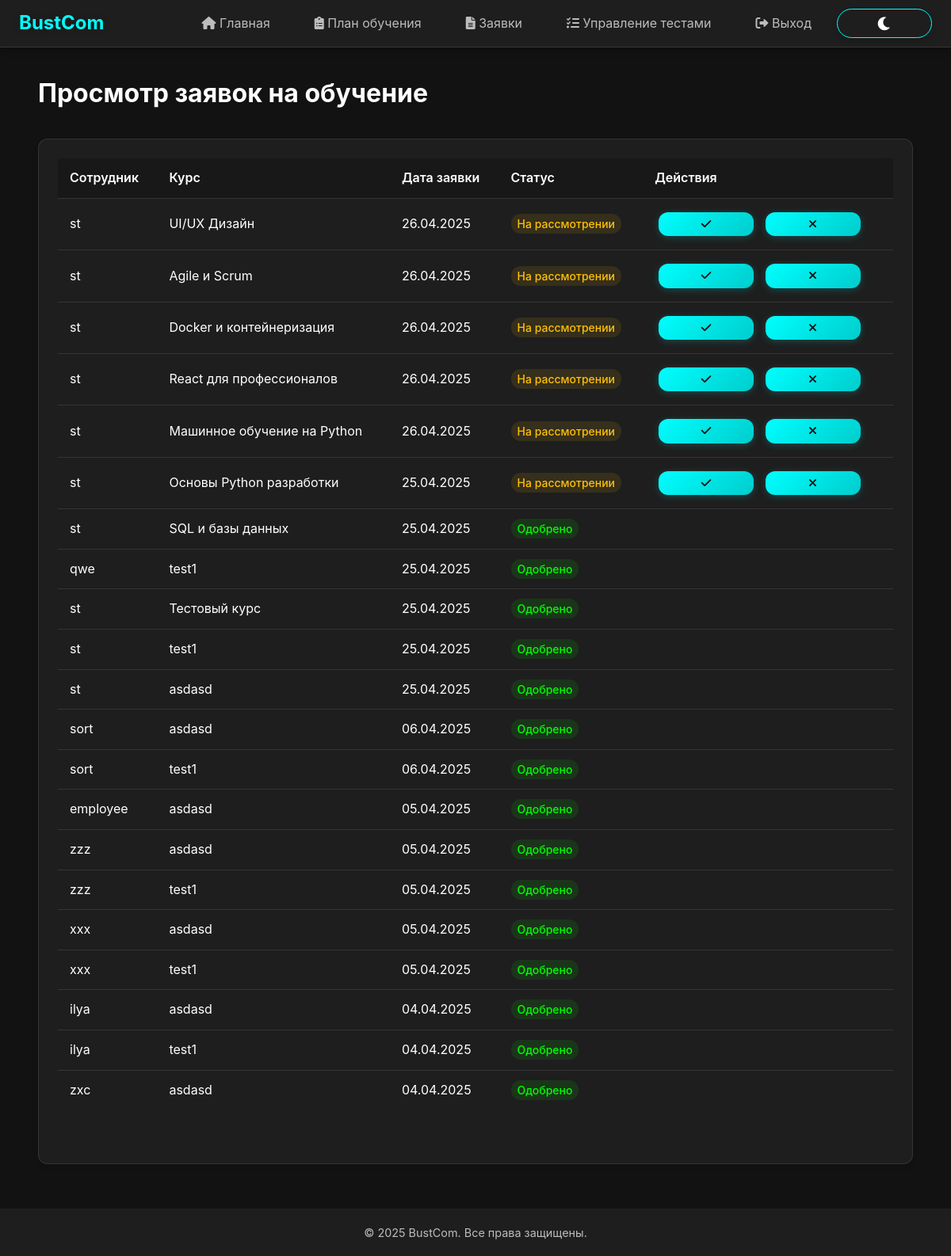
Page /training/review-requests/ (signed in) on the earlier database version.
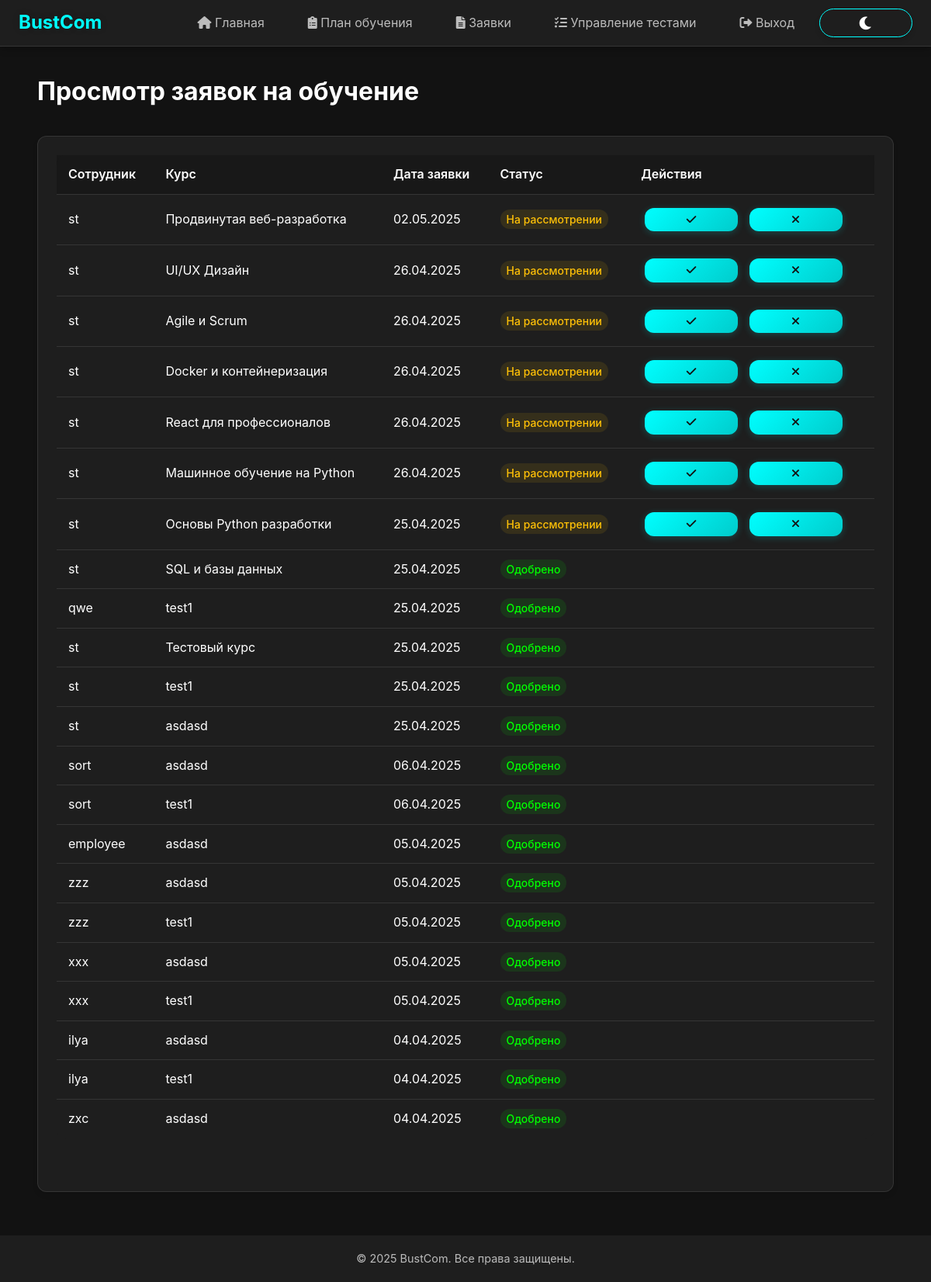
Same page on the later database version.
### bustComProj/models.py (models this page shows, shortened)
class TrainingRequest(models.Model):
    STATUS_CHOICES = [
        ('pending', 'Ожидание'),
        ('approved', 'Одобрено'),
        ('rejected', 'Отклонено')
    ]
    user = models.ForeignKey(settings.AUTH_USER_MODEL, on_delete=models.CASCADE)
    course = models.ForeignKey('Course', on_delete=models.CASCADE)
    reason = models.TextField()
    status = models.CharField(max_length=10, choices=STATUS_CHOICES, default='pending')
    created_at = models.DateTimeField(auto_now_add=True)

class User(AbstractUser):
    ROLE_CHOICES = [
        ('admin', 'Администратор'),
        ('hr', 'HR-менеджер'),
        ('teacher', 'Преподаватель'),
        ('training_manager', 'Менеджер по обучению'),
        ('employee', 'Сотрудник')
    ]
    email = models.EmailField(unique=True)
    role = models.CharField(max_length=20, choices=ROLE_CHOICES, default='employee')
    is_blocked = models.BooleanField(default=False, verbose_name='Заблокирован')
    objects = UserManager()
    groups = models.ManyToManyField(
        'auth.Group',
        related_name="bustcomproj_user_groups",
        blank=True
    )
    user_permissions = models.ManyToManyField(
        'auth.Permission',
        related_name="bustcomproj_user_permissions",
        blank=True
    )
    class Meta:
        verbose_name = 'Пользователь'
        verbose_name_plural = 'Пользователи'

class Course(models.Model):
    LEVEL_CHOICES = [
        ('beginner', 'Начальный'),
        ('intermediate', 'Средний'),
        ('advanced', 'Продвинутый')
    ]
    title = models.CharField(max_length=100)
    description = models.TextField()
    duration = models.IntegerField(help_text='Продолжительность в часах')
    level = models.CharField(max_length=20, choices=LEVEL_CHOICES, default='beginner')
    teacher = models.ForeignKey(User, on_delete=models.CASCADE, related_name='courses')
    created_at = models.DateTimeField(auto_now_add=True)
    updated_at = models.DateTimeField(auto_now=True)
    class Meta:
        verbose_name = 'Курс'
        verbose_name_plural = 'Курсы'

### bustComProj/views.py (the view, shortened to what this page needs)
# urls.py: path('training/review-requests/', review_requests, name='review_requests'),
@login_required
def review_requests(request):
    if request.user.profile.role != 'training_manager':
        return redirect('home')
    requests = TrainingRequest.objects.all().select_related('user', 'course').order_by('-created_at')
    return render(request, 'training_manager/review_requests.html', {'requests': requests})

### bustComProj/templates/training_manager/review_requests.html (shortened to what this page needs)
{% extends 'bustComProj/base.html' %}
{% block content %}
<div class="container">
    <h1 class="mb-4">Просмотр заявок на обучение</h1>
    <div class="card">
        <div class="table-container">
            <table>
                <thead>
                    <tr>
                        <th>Сотрудник</th>
                        <th>Курс</th>
                        <th>Дата заявки</th>
                        <th>Статус</th>
                        <th>Действия</th>
                    </tr>
                </thead>
                <tbody>
                    {% for request in requests %}
                    <tr>
                        <td>{{ request.user.username }}</td>
                        <td>{{ request.course.title }}</td>
                        <td>{{ request.created_at|date:"d.m.Y" }}</td>
                        <td>
                            <span class="status-badge status-{{ request.status }}">
                                {% if request.status == 'pending' %}
                                    На рассмотрении
                                {% elif request.status == 'approved' %}
                                    Одобрено
                                {% elif request.status == 'rejected' %}
                                    Отклонено
                                {% endif %}
                            </span>
                        </td>
                        <td>
                            {% if request.status == 'pending' %}
                            <form method="post" style="display: inline;">
                                <button type="submit" class="btn btn-success btn-sm">
                                    <i class="fas fa-check"></i>
                                </button>
                            </form>
                            <form method="post" style="display: inline;">
                                <button type="submit" class="btn btn-danger btn-sm">
                                    <i class="fas fa-times"></i>
                                </button>
                            </form>
                            {% endif %}
                        </td>
                    </tr>
                    {% empty %}
                    <tr>
                        <td colspan="5" class="text-center">Нет активных заявок на обучение</td>
                    </tr>
                    {% endfor %}
                </tbody>
            </table>
        </div>
    </div>
</div>
{% endblock %}

### bustComProj/templates/bustComProj/base.html (shortened to what this page needs)
<!DOCTYPE html>
<html lang="ru">
<head>
    <link rel="stylesheet" href="https://cdnjs.cloudflare.com/ajax/libs/font-awesome/6.0.0/css/all.min.css">
    <link rel="stylesheet" href="/static/css/enhanced.css">
    <link rel="stylesheet" href="/static/css/theme.css">
</head>
<body>
    <div id="root">
        <header>
            <a href="{% url 'home' %}" class="logo">BustCom</a>
            {% if user.is_authenticated %}
                {% if user.profile.role == "employee" %}
                    {% include "includes/header_employee.html" %}
                {% elif user.profile.role == "teacher" %}
                    {% include "includes/header_teacher.html" %}
                {% elif user.profile.role == "hr" %}
                    {% include "includes/header_hr.html" %}
                {% elif user.profile.role == "training_manager" %}
                    {% include "includes/header_training_manager.html" %}
                {% else %}
                    {% include "includes/header_default.html" %}
                {% endif %}
            {% else %}
                {% include "includes/header_guest.html" %}
            {% endif %}
            <button class="theme-toggle">
                <i class="fas fa-moon moon-icon"></i>
            </button>
        </header>
        <main>
            {% block content %}{% endblock %}
        </main>
        <footer>
            <p>© 2025 BustCom. Все права защищены.</p>
        </footer>
    </div>
</body>
</html>

### bustComProj/templates/includes/header_training_manager.html
<nav>
    <a href="{% url 'home' %}"><i class="fas fa-home"></i> Главная</a>
    <a href="{% url 'create_training_plan' %}"><i class="fas fa-clipboard-list"></i> План обучения</a>
    <a href="{% url 'review_requests' %}"><i class="fas fa-file-alt"></i> Заявки</a>
    <a href="{% url 'manage_tests' %}"><i class="fas fa-tasks"></i> Управление тестами</a>
    <a href="{% url 'logout' %}"><i class="fas fa-sign-out-alt"></i> Выход</a>
</nav>

### bustComProj/static/css/enhanced.css (style rules this page uses)
.btn, button, input[type="submit"], input[type="button"], .btn-primary, .btn-secondary, .btn-success, .btn-danger, .btn-info, .btn-warning, .btn-outline-primary, .btn-outline-secondary, .btn-outline-success, .btn-outline-danger, .btn-outline-info, .btn-outline-warning, a.btn, a.btn-action, a.btn-outline { display: inline-flex; align-items: center; justify-content: center; gap: 8px; padding: 12px 24px; border-radius: 8px; font-size: 1rem; font-weight: 600; text-decoration: none; cursor: pointer; transition: all 0.3s ease; box-shadow: 0 4px 6px rgba(0, 0, 0, 0.15); border: none; text-align: center; margin: 5px; min-width: 120px; position: relative; overflow: hidden; }
.btn-success { background: linear-gradient(135deg, #2dce89, #28a745); color: white; }
.btn-danger { background: linear-gradient(135deg, #f5365c, #dc3545); color: white; }
.btn-sm { padding: 8px 16px; font-size: 0.875rem; min-width: 100px; }
.card { border-radius: 12px; overflow: hidden; transition: all 0.3s ease; box-shadow: 0 6px 12px rgba(0, 0, 0, 0.15); margin-bottom: 20px; border: 1px solid rgba(255, 255, 255, 0.1); background-color: var(--background-light); }
table { width: 100%; border-collapse: separate; border-spacing: 0; margin-bottom: 20px; }
table th, table td { padding: 12px 15px; text-align: left; border-bottom: 1px solid rgba(255, 255, 255, 0.1); }
table th { background-color: rgba(0, 0, 0, 0.2); font-weight: 600; color: var(--text-primary); }
table tr:last-child td { border-bottom: none; }
:root { --primary-color: #ff00ff; --secondary-color: #00ffcc; --accent-color: #ff3366; --background-dark: #1a1a1a; --background-light: #2a2a2a; --text-primary: #ffffff; --text-secondary: #e0e0e0; --success-color: #00ff88; --danger-color: #ff3366; --warning-color: #ffcc00; --border-radius: 15px; --transition-speed: 0.3s; }
header { background-color: var(--background-light); padding: 1rem 2rem; box-shadow: 0 2px 10px rgba(0, 0, 0, 0.3); border-bottom: 1px solid rgba(255, 255, 255, 0.1); position: fixed; top: 0; left: 0; right: 0; z-index: 1000; display: flex; align-items: center; justify-content: space-between; }
.logo { font-size: 2rem; font-weight: 700; color: var(--text-primary); text-decoration: none; display: flex; align-items: center; gap: 0.5rem; text-shadow: 0 0 10px rgba(0, 0, 0, 0.2); }
nav { display: flex; gap: 1.5rem; align-items: center; margin-right: 1rem; }

### bustComProj/static/css/theme.css (style rules this page uses)
:root[data-theme="dark"] { --primary-color: #00ffff; --primary-dark: #00cccc; --primary-light: #80ffff; --secondary-color: #ff00ff; --secondary-dark: #cc00cc; --secondary-light: #ff80ff; --background-dark: #121212; --background-light: #1e1e1e; --background-lighter: #2d2d2d; --text-primary: #ffffff; --text-secondary: rgba(255, 255, 255, 0.7); --text-tertiary: rgba(255, 255, 255, 0.5); }
.theme-toggle { display: flex; align-items: center; gap: 0.5rem; padding: 0.5rem 1rem; border-radius: 20px; background: var(--background-light); border: 1px solid var(--primary-color); color: var(--text-primary); cursor: pointer; transition: all 0.3s ease; }
.theme-toggle i { font-size: 1.2rem; }
.theme-toggle .moon-icon { display: inline; }

### bustComProj/templates/training_manager/review_requests.html (style rules this page uses)
.status-badge { padding: 4px 8px; border-radius: 12px; font-size: 0.875rem; font-weight: 500; }
.status-pending { background-color: rgba(255, 193, 7, 0.1); color: #ffc107; }
.status-approved { background-color: rgba(0, 255, 0, 0.1); color: #00ff00; }
.btn-sm { padding: 4px 8px; font-size: 0.875rem; }
.btn-success { background: linear-gradient(135deg, var(--success-color), var(--success-dark)); }
.btn-danger { background: linear-gradient(135deg, var(--danger-color), var(--danger-dark)); }

Differences in the rows shown:
added TrainingRequest: user.username "st", course "Продвинутая веб-разработка", created_at "02.05.2025", status "На рассмотрении"
